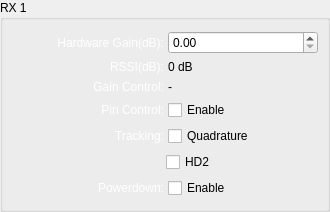
                   <widget class="QGroupBox" name="groupBox_3">
                    <property name="sizePolicy">
                     <sizepolicy hsizetype="Expanding" vsizetype="Expanding">
                      <horstretch>0</horstretch>
                      <verstretch>0</verstretch>
                     </sizepolicy>
                    </property>
                    <property name="minimumSize">
                     <size>
                      <width>330</width>
                      <height>0</height>
                     </size>
                    </property>
                    <property name="maximumSize">
                     <size>
                      <width>330</width>
                      <height>16777215</height>
                     </size>
                    </property>
                    <property name="title">
                     <string>RX 1</string>
                    </property>
                    <layout class="QVBoxLayout" name="verticalLayout_3">
                     <item>
                      <layout class="QHBoxLayout" name="horizontalLayout_10">
                       <item>
                        <widget class="QLabel" name="label_11">
                         <property name="sizePolicy">
                          <sizepolicy hsizetype="Expanding" vsizetype="Expanding">
                           <horstretch>0</horstretch>
                           <verstretch>0</verstretch>
                          </sizepolicy>
                         </property>
                         <property name="minimumSize">
                          <size>
                           <width>150</width>
                           <height>0</height>
                          </size>
                         </property>
                         <property name="maximumSize">
                          <size>
                           <width>150</width>
                           <height>16777215</height>
                          </size>
                         </property>
                         <property name="styleSheet">
                          <string notr="true">QLabel{
color:rgb(255, 255, 255);
}</string>
                         </property>
                         <property name="text">
                          <string>Hardware Gain(dB):</string>
                         </property>
                         <property name="alignment">
                          <set>Qt::AlignRight|Qt::AlignTrailing|Qt::AlignVCenter</set>
                         </property>
                        </widget>
                       </item>
                       <item>
                        <widget class="QDoubleSpinBox" name="hardware_gain_rx1">
                         <property name="sizePolicy">
                          <sizepolicy hsizetype="Expanding" vsizetype="Expanding">
                           <horstretch>0</horstretch>
                           <verstretch>0</verstretch>
                          </sizepolicy>
                         </property>
                         <property name="minimumSize">
                          <size>
                           <width>150</width>
                           <height>0</height>
                          </size>
                         </property>
                         <property name="maximumSize">
                          <size>
                           <width>150</width>
                           <height>16777215</height>
                          </size>
                         </property>
                         <property name="maximum">
                          <double>30.000000000000000</double>
                         </property>
                         <property name="singleStep">
                          <double>0.500000000000000</double>
                         </property>
                         <property name="stepType">
                          <enum>QAbstractSpinBox::DefaultStepType</enum>
                         </property>
                        </widget>
                       </item>
                      </layout>
                     </item>
                     <item>
                      <layout class="QHBoxLayout" name="horizontalLayout_9">
                       <item>
                        <widget class="QLabel" name="label_12">
                         <property name="sizePolicy">
                          <sizepolicy hsizetype="Expanding" vsizetype="Expanding">
                           <horstretch>0</horstretch>
                           <verstretch>0</verstretch>
                          </sizepolicy>
                         </property>
                         <property name="minimumSize">
                          <size>
                           <width>150</width>
                           <height>0</height>
                          </size>
                         </property>
                         <property name="maximumSize">
                          <size>
                           <width>150</width>
                           <height>16777215</height>
                          </size>
                         </property>
                         <property name="styleSheet">
                          <string notr="true">QLabel{
color:rgb(255, 255, 255);
}</string>
                         </property>
                         <property name="text">
                          <string>RSSI(dB):</string>
                         </property>
                         <property name="alignment">
                          <set>Qt::AlignRight|Qt::AlignTrailing|Qt::AlignVCenter</set>
                         </property>
                        </widget>
                       </item>
                       <item>
                        <widget class="QLabel" name="rssi_rx1">
                         <property name="sizePolicy">
                          <sizepolicy hsizetype="Expanding" vsizetype="Expanding">
                           <horstretch>0</horstretch>
                           <verstretch>0</verstretch>
                          </sizepolicy>
                         </property>
                         <property name="minimumSize">
                          <size>
                           <width>150</width>
                           <height>0</height>
                          </size>
                         </property>
                         <property name="maximumSize">
                          <size>
                           <width>150</width>
                           <height>16777215</height>
                          </size>
                         </property>
                         <property name="text">
                          <string>0 dB</string>
                         </property>
                        </widget>
                       </item>
                      </layout>
                     </item>
                     <item>
                      <layout class="QHBoxLayout" name="horizontalLayout_8">
                       <item>
                        <widget class="QLabel" name="label_13">
                         <property name="sizePolicy">
                          <sizepolicy hsizetype="Expanding" vsizetype="Expanding">
                           <horstretch>0</horstretch>
                           <verstretch>0</verstretch>
                          </sizepolicy>
                         </property>
                         <property name="minimumSize">
                          <size>
                           <width>150</width>
                           <height>0</height>
                          </size>
                         </property>
                         <property name="maximumSize">
                          <size>
                           <width>150</width>
                           <height>16777215</height>
                          </size>
                         </property>
                         <property name="styleSheet">
                          <string notr="true">QLabel{
color:rgb(255, 255, 255);
}</string>
                         </property>
                         <property name="text">
                          <string>Gain Control:</string>
                         </property>
                         <property name="alignment">
                          <set>Qt::AlignRight|Qt::AlignTrailing|Qt::AlignVCenter</set>
                         </property>
                        </widget>
                       </item>
                       <item>
                        <widget class="QLabel" name="gain_control_mode_rx1">
                         <property name="sizePolicy">
                          <sizepolicy hsizetype="Expanding" vsizetype="Expanding">
                           <horstretch>0</horstretch>
                           <verstretch>0</verstretch>
                          </sizepolicy>
                         </property>
                         <property name="minimumSize">
                          <size>
                           <width>150</width>
                           <height>0</height>
                          </size>
                         </property>
                         <property name="maximumSize">
                          <size>
                           <width>150</width>
                           <height>16777215</height>
                          </size>
                         </property>
                         <property name="text">
                          <string>-</string>
                         </property>
                        </widget>
                       </item>
                      </layout>
                     </item>
                     <item>
                      <layout class="QHBoxLayout" name="horizontalLayout_7">
                       <item>
                        <widget class="QLabel" name="label_9">
                         <property name="sizePolicy">
                          <sizepolicy hsizetype="Expanding" vsizetype="Expanding">
                           <horstretch>0</horstretch>
                           <verstretch>0</verstretch>
                          </sizepolicy>
                         </property>
                         <property name="minimumSize">
                          <size>
                           <width>150</width>
                           <height>0</height>
                          </size>
                         </property>
                         <property name="maximumSize">
                          <size>
                           <width>150</width>
                           <height>35</height>
                          </size>
                         </property>
                         <property name="styleSheet">
                          <string notr="true">QLabel{
color:rgb(255, 255, 255);
}</string>
                         </property>
                         <property name="text">
                          <string>Pin Control:</string>
                         </property>
                         <property name="alignment">
                          <set>Qt::AlignRight|Qt::AlignTrailing|Qt::AlignVCenter</set>
                         </property>
                        </widget>
                       </item>
                       <item>
                        <widget class="QCheckBox" name="rx1_gain_control_pin_mode_en">
                         <property name="sizePolicy">
                          <sizepolicy hsizetype="Expanding" vsizetype="Expanding">
                           <horstretch>0</horstretch>
                           <verstretch>0</verstretch>
                          </sizepolicy>
                         </property>
                         <property name="minimumSize">
                          <size>
                           <width>150</width>
                           <height>0</height>
                          </size>
                         </property>
                         <property name="maximumSize">
                          <size>
                           <width>150</width>
                           <height>16777215</height>
                          </size>
                         </property>
                         <property name="text">
                          <string>Enable</string>
                         </property>
                        </widget>
                       </item>
                      </layout>
                     </item>
                     <item>
                      <layout class="QHBoxLayout" name="horizontalLayout_35">
                       <item>
                        <widget class="QLabel" name="label_10">
                         <property name="sizePolicy">
                          <sizepolicy hsizetype="Expanding" vsizetype="Expanding">
                           <horstretch>0</horstretch>
                           <verstretch>0</verstretch>
                          </sizepolicy>
                         </property>
                         <property name="minimumSize">
                          <size>
                           <width>150</width>
                           <height>0</height>
                          </size>
                         </property>
                         <property name="maximumSize">
                          <size>
                           <width>150</width>
                           <height>35</height>
                          </size>
                         </property>
                         <property name="styleSheet">
                          <string notr="true">QLabel{
color:rgb(255, 255, 255);
}</string>
                         </property>
                         <property name="text">
                          <string>Tracking:</string>
                         </property>
                         <property name="alignment">
                          <set>Qt::AlignRight|Qt::AlignTrailing|Qt::AlignVCenter</set>
                         </property>
                        </widget>
                       </item>
                       <item>
                        <widget class="QCheckBox" name="rx1_quadrature_tracking_en">
                         <property name="sizePolicy">
                          <sizepolicy hsizetype="Expanding" vsizetype="Expanding">
                           <horstretch>0</horstretch>
                           <verstretch>0</verstretch>
                          </sizepolicy>
                         </property>
                         <property name="minimumSize">
                          <size>
                           <width>150</width>
                           <height>0</height>
                          </size>
                         </property>
                         <property name="maximumSize">
                          <size>
                           <width>150</width>
                           <height>16777215</height>
                          </size>
                         </property>
                         <property name="text">
                          <string>Quadrature</string>
                         </property>
                        </widget>
                       </item>
                      </layout>
                     </item>
                     <item>
                      <layout class="QHBoxLayout" name="horizontalLayout_5">
                       <item>
                        <spacer name="horizontalSpacer_12">
                         <property name="orientation">
                          <enum>Qt::Horizontal</enum>
                         </property>
                         <property name="sizeHint" stdset="0">
                          <size>
                           <width>40</width>
                           <height>20</height>
                          </size>
                         </property>
                        </spacer>
                       </item>
                       <item>
                        <widget class="QCheckBox" name="rx1_hd2_tracking_en">
                         <property name="sizePolicy">
                          <sizepolicy hsizetype="Expanding" vsizetype="Expanding">
                           <horstretch>0</horstretch>
                           <verstretch>0</verstretch>
                          </sizepolicy>
                         </property>
                         <property name="minimumSize">
                          <size>
                           <width>150</width>
                           <height>0</height>
                          </size>
                         </property>
                         <property name="maximumSize">
                          <size>
                           <width>150</width>
                           <height>16777215</height>
                          </size>
                         </property>
                         <property name="text">
                          <string>HD2</string>
                         </property>
                        </widget>
                       </item>
                      </layout>
                     </item>
                     <item>
                      <layout class="QHBoxLayout" name="horizontalLayout_6">
                       <item>
                        <widget class="QLabel" name="label_15">
                         <property name="sizePolicy">
                          <sizepolicy hsizetype="Expanding" vsizetype="Expanding">
                           <horstretch>0</horstretch>
                           <verstretch>0</verstretch>
                          </sizepolicy>
                         </property>
                         <property name="minimumSize">
                          <size>
                           <width>150</width>
                           <height>0</height>
                          </size>
                         </property>
                         <property name="maximumSize">
                          <size>
                           <width>150</width>
                           <height>16777215</height>
                          </size>
                         </property>
                         <property name="styleSheet">
                          <string notr="true">QLabel{
color:rgb(255, 255, 255);
}</string>
                         </property>
                         <property name="text">
                          <string>Powerdown:</string>
                         </property>
                         <property name="alignment">
                          <set>Qt::AlignRight|Qt::AlignTrailing|Qt::AlignVCenter</set>
                         </property>
                        </widget>
                       </item>
                       <item>
                        <widget class="QCheckBox" name="rx1_powerdown_en">
                         <property name="sizePolicy">
                          <sizepolicy hsizetype="Expanding" vsizetype="Expanding">
                           <horstretch>0</horstretch>
                           <verstretch>0</verstretch>
                          </sizepolicy>
                         </property>
                         <property name="minimumSize">
                          <size>
                           <width>150</width>
                           <height>0</height>
                          </size>
                         </property>
                         <property name="maximumSize">
                          <size>
                           <width>150</width>
                           <height>16777215</height>
                          </size>
                         </property>
                         <property name="text">
                          <string>Enable</string>
                         </property>
                        </widget>
                       </item>
                      </layout>
                     </item>
                    </layout>
                   </widget>
